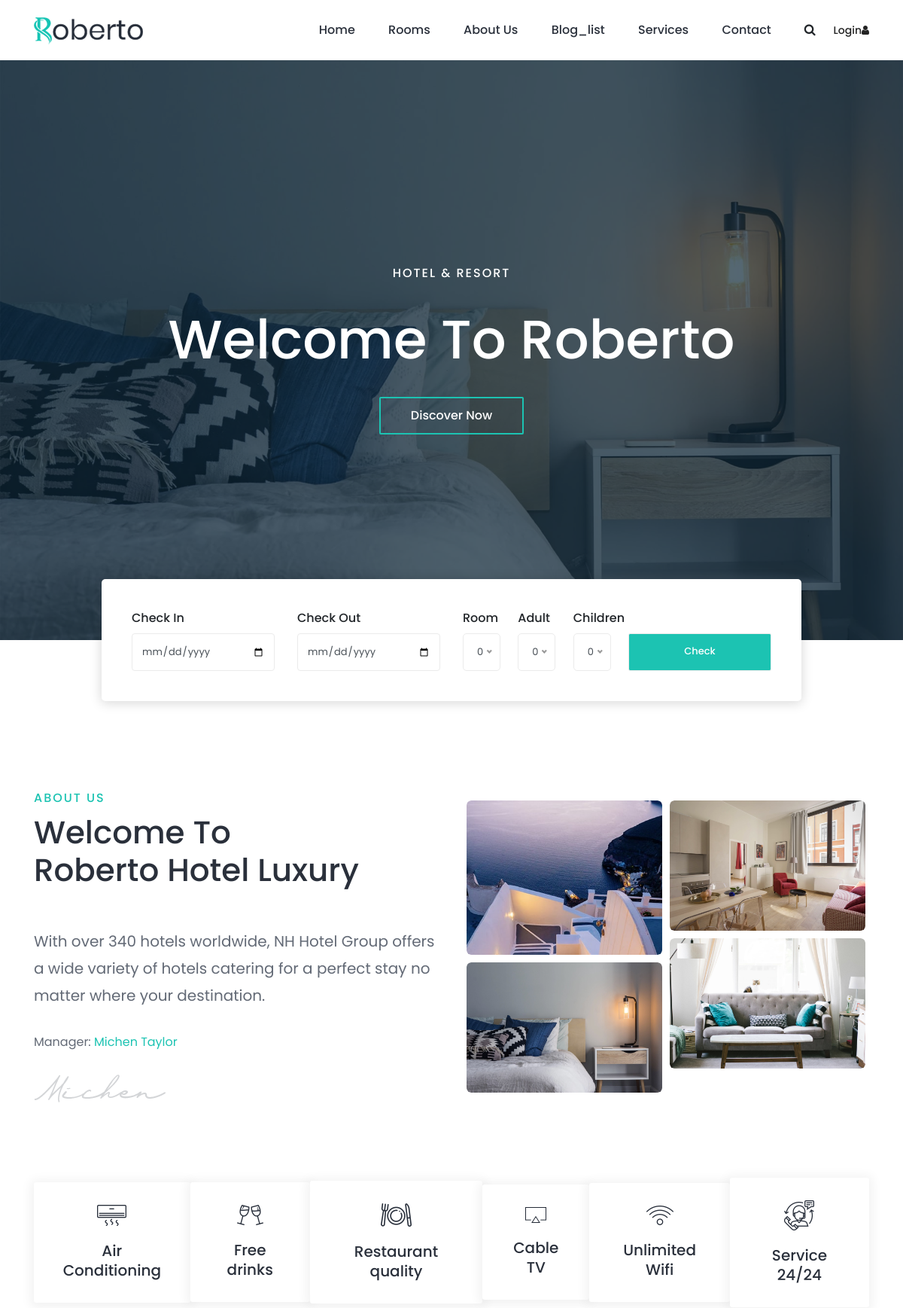
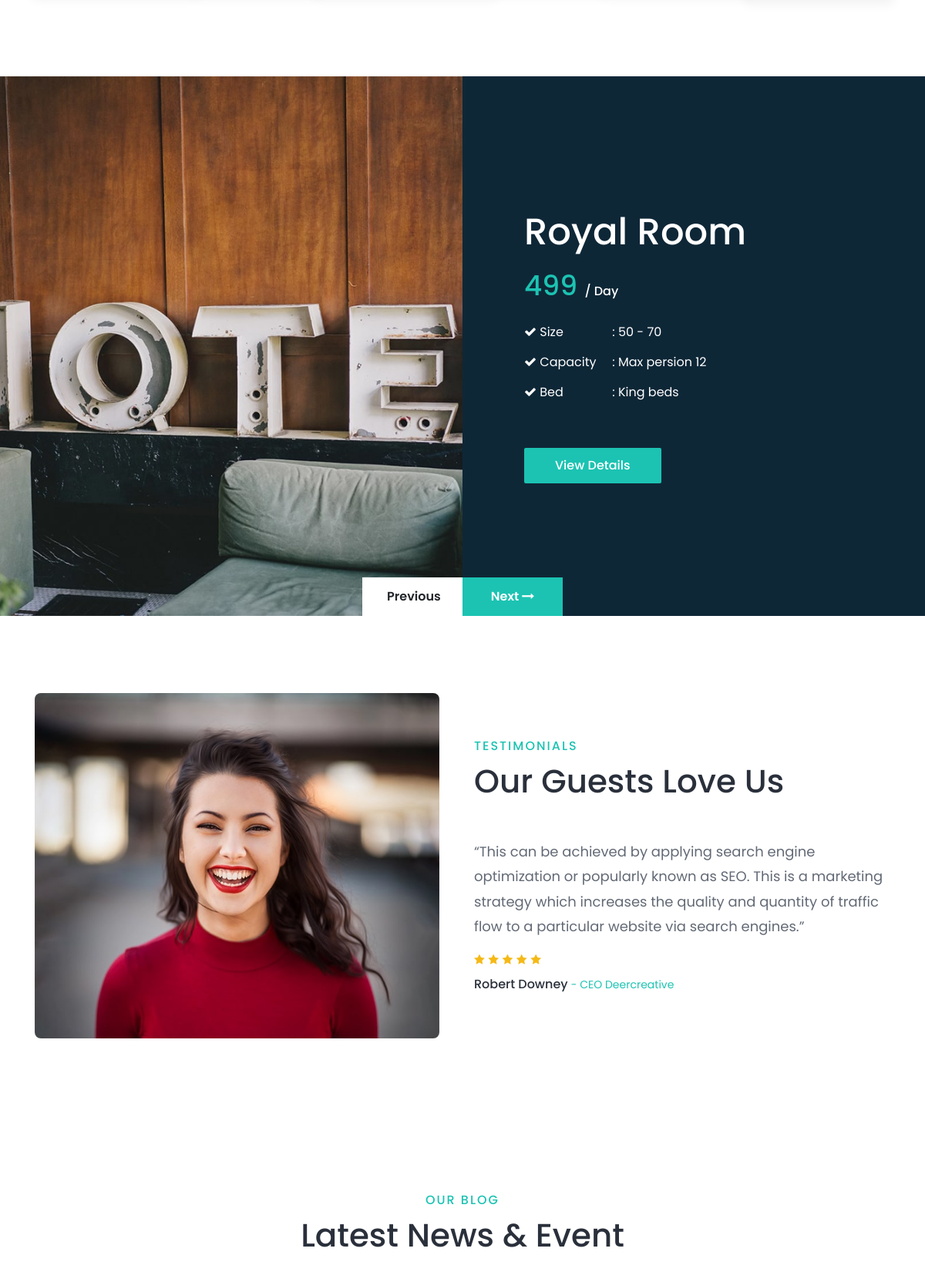
The page / (upper part) on the database its author committed (2 pictures, top to bottom).
### apps/main/models.py (models this page shows, shortened)
class BaseModel(models.Model):
    create_date = models.DateTimeField(auto_now_add=True)
    modified_date = models.DateTimeField(auto_now=True)
    class Meta:
        abstract = True

class Services(BaseModel):
    name = models.CharField(max_length=123, null=True, blank=True)
    image = models.ImageField(upload_to='services/', null=True)

### apps/rooms/models.py (models this page shows, shortened)
class Room(BaseModel):
    name = models.CharField(max_length=123)
    price = models.IntegerField(default=100)
    max_person = models.IntegerField(default=1)
    size_a = models.IntegerField()
    size_b = models.IntegerField()
    bed = models.CharField(max_length=123, null=True, blank=True)
    slug = models.SlugField(unique=True, null=True, blank=True)
    room_number1 = models.IntegerField()

class Image(BaseModel):
    image = models.ImageField(upload_to='rooms/',)
    room = models.ForeignKey(Room, on_delete=models.CASCADE, related_name='room_image')

### apps/main/views.py (the view)
# urls.py: path('', HomePageView.as_view(), name='home'),
class HomePageView(TemplateView):
    template_name = 'main/index.html'
    def get_context_data(self,  **kwargs):
        cnt = super().get_context_data(**kwargs)
        cnt['rooms'] = Room.objects.order_by('-id')[:3]
        cnt['services'] = Services.objects.all()
        cnt['blog_list'] = BlogPost.objects.order_by('-id')[:3]
        cnt['Services_all'] = ServicesPost.objects.order_by('-id')[:5]
        return cnt

### apps/blog/templatetags/footer.py (called while the page is built)
@register.simple_tag
def footer1():
    return BlogPost.objects.order_by('-id')[:2]

### apps/blog/templatetags/partner.py (called while the page is built)
@register.simple_tag()
def partner():
    return Partner.objects.all()

### utils/get_username.py (called while the page is built)
def get_user_username(request):
    if  request.user.is_authenticated:
        return {"get_username": request.user.username}
    return {"get_username": "unauthorized"}

### templates/main/index.html (shortened to what this page needs)
{% extends 'base.html' %}
{% load static %}
{% block content %}
    <section class="welcome-area">
        <div class="welcome-slides owl-carousel">
            <div class="single-welcome-slide bg-img bg-overlay"
                 style="background-image: url({% static 'img/bg-img/16.jpg' %});"
                 data-img-url="{% static 'img/bg-img/16.jpg' %}">
                <div class="welcome-content h-100">
                    <div class="container h-100">
                        <div class="row h-100 align-items-center">
                            <div class="col-12">
                                <div class="welcome-text text-center">
                                    <h6 data-animation="fadeInLeft" data-delay="200ms">Hotel &amp; Resort</h6>
                                    <h2 data-animation="fadeInLeft" data-delay="500ms">Welcome To Roberto</h2>
                                    <a href="#" class="btn roberto-btn btn-2" data-animation="fadeInLeft"
                                       data-delay="800ms">Discover Now</a>
                                </div>
                            </div>
                        </div>
                    </div>
                </div>
            </div>
        </div>
    </section>
    <section class="roberto-about-area section-padding-100-0">
        <div class="hotel-search-form-area">
            <div class="container-fluid">
                <div class="hotel-search-form">
                    <form  method="get" action="{% url 'rooms:rooms_list' %}">
                        <div class="row justify-content-between align-items-end">
                            <div class="col-6 col-md-2 col-lg-3">
                                <label for="checkIn">Check In</label>
                                <input type="date" class="form-control" id="checkIn" name="checkin-date">
                            </div>
                            <div class="col-6 col-md-2 col-lg-3">
                                <label for="checkOut">Check Out</label>
                                <input type="date" class="form-control" id="checkOut" name="checkout-date">
                            </div>
                            <div class="col-4 col-md-1">
                                <label for="room">Room</label>
                            </div>
                            <div class="col-4 col-md-1">
                                <label for="adults">Adult</label>
                            </div>
                            <div class="col-4 col-md-2 col-lg-1">
                                <label for="children">Children</label>
                            </div>
                            <div class="col-12 col-md-3">
                                <button type="submit" class="form-control btn roberto-btn w-100">Check Availability
                                </button>
                            </div>
                        </div>
                    </form>
                </div>
            </div>
        </div>
        <div class="container mt-100">
            <div class="row align-items-center">
                <div class="col-12 col-lg-6">
                    <div class="section-heading wow fadeInUp" data-wow-delay="100ms">
                        <h6>About Us</h6>
                        <h2>Welcome to <br>Roberto Hotel Luxury</h2>
                    </div>
                    <div class="about-us-content mb-100">
                        <h5 class="wow fadeInUp" data-wow-delay="300ms">With over 340 hotels worldwide, NH Hotel Group
                            offers a wide variety of hotels catering for a perfect stay no matter where your
                            destination.</h5>
                        <p class="wow fadeInUp" data-wow-delay="400ms">Manager: <span>Michen Taylor</span></p>
                        <img src="{% static 'img/core-img/signature.png' %}" alt class="wow fadeInUp"
                             data-wow-delay="500ms">
                    </div>
                </div>
                <div class="col-12 col-lg-6">
                    <div class="about-us-thumbnail mb-100 wow fadeInUp" data-wow-delay="700ms">
                        <div class="row no-gutters">
                            <div class="col-6">
                                <div class="single-thumb">
                                    <img src="{% static 'img/bg-img/13.jpg' %}" alt>
                                </div>
                                <div class="single-thumb">
                                    <img src="{% static 'img/bg-img/16.jpg' %}" alt>
                                </div>
                            </div>
                            <div class="col-6">
                                <div class="single-thumb">
                                    <img src="{% static 'img/bg-img/17.jpg' %}" alt>
                                </div>
                                <div class="single-thumb">
                                    <img src="{% static 'img/bg-img/18.jpg' %}" alt>
                                </div>
                            </div>
                        </div>
                    </div>
                </div>
            </div>
        </div>
    </section>
    <div class="roberto-service-area">
        <div class="container">
            <div class="row">
                <div class="col-12">
                    <div class="service-content d-flex align-items-center justify-content-between">
                        {% for service in services %}
                            <div class="single-service--area mb-100 wow fadeInUp" data-wow-delay="100ms">
                                <img src="{{ service.image.url }}" alt>
                                <h5>{{ service.name }}</h5>
                            </div>
                        {% endfor %}
                    </div>
                </div>
            </div>
        </div>
    </div>
    <section class="roberto-rooms-area">
        <div class="rooms-slides owl-carousel">
            {% for room in rooms %}
            <div class="single-room-slide d-flex align-items-center">
                <div class="room-thumbnail h-100 bg-img"
                     style="background-image: url({{ room.room_image.first.image.url }});"></div>
                <div class="room-content">
                    <h2 data-animation="fadeInUp" data-delay="100ms">{{ room.name }}</h2>
                    <h3 data-animation="fadeInUp" data-delay="300ms">{{ room.price }} <span>/ Day</span></h3>
                    <ul class="room-feature" data-animation="fadeInUp" data-delay="500ms">
                        <li><span><i class="fa fa-check"></i> Size</span> <span>: {{ room.size_a }} - {{ room.size_b}}</span></li>
                        <li><span><i class="fa fa-check"></i> Capacity</span> <span>: Max persion {{ room.max_person }}</span></li>
                        <li><span><i class="fa fa-check"></i> Bed</span> <span>: {{ room.bed }}</span></li>
                    </ul>
                    <a href="#" class="btn roberto-btn mt-30" data-animation="fadeInUp" data-delay="700ms">View
                        Details</a>
                </div>
            </div>
            {% endfor %}
        </div>
    </section>
    <section class="roberto-testimonials-area section-padding-100-0">
        <div class="container">
            <div class="row align-items-center">
                <div class="col-12 col-md-6">
                    <div class="testimonial-thumbnail owl-carousel mb-100">
                        <img src="{% static 'img/bg-img/10.jpg' %}" alt>
                    </div>
                </div>
                <div class="col-12 col-md-6">
                    <div class="section-heading">
                        <h6>Testimonials</h6>
                        <h2>Our Guests Love Us</h2>
                    </div>
                    <div class="testimonial-slides owl-carousel mb-100">
                        <div class="single-testimonial-slide">
                            <h5>“This can be achieved by applying search engine optimization or popularly known as SEO.
                                This
                                is a marketing strategy which increases the quality and quantity of traffic flow to a
                                particular website via search engines.”</h5>
                            <div class="rating-title">
                                <div class="rating">
                                    <i class="icon_star"></i>
                                    <i class="icon_star"></i>
                                    <i class="icon_star"></i>
                                    <i class="icon_star"></i>
                                    <i class="icon_star"></i>
                                </div>
                                <h6>Robert Downey <span>- CEO Deercreative</span></h6>
                            </div>
                        </div>
                    </div>
                </div>
            </div>
        </div>
    </section>
    <section class="roberto-blog-area section-padding-100-0">
        <div class="container">
            <div class="row">
                <div class="col-12">
                    <div class="section-heading text-center wow fadeInUp" data-wow-delay="100ms">
                        <h6>Our Blog</h6>
                        <h2>Latest News &amp; Event</h2>
                    </div>
                </div>
            </div>
        </div>
    </section>
{% endblock %}

### static/css/default-assets/classy-nav.css (style rules this page uses)
.justify-content-between { -webkit-box-pack: justify; -ms-flex-pack: justify; justify-content: space-between; }

### static/css/style.css (style rules this page uses)
.icon_search, .icon_star, .icon_mail, .icon_phone { font-family: 'ElegantIcons'; speak: none; font-style: normal; font-weight: normal; font-variant: normal; text-transform: none; line-height: 1; -webkit-font-smoothing: antialiased; }
.icon_star:before { content: "\e033"; }

### rows shown on the page
Services: image (picture), name "Air Conditioning"
Services: image (picture), name "Free drinks"
Services: image (picture), name "Restaurant quality"
Services: image (picture), name "Cable TV"
Services: image (picture), name "Unlimited Wifi"
Services: image (picture), name "Service 24/24"
Room: room_image.first.image (picture), name "Royal Room", price "499", size_a "50", size_b "70", max_person "12", bed "King beds"
